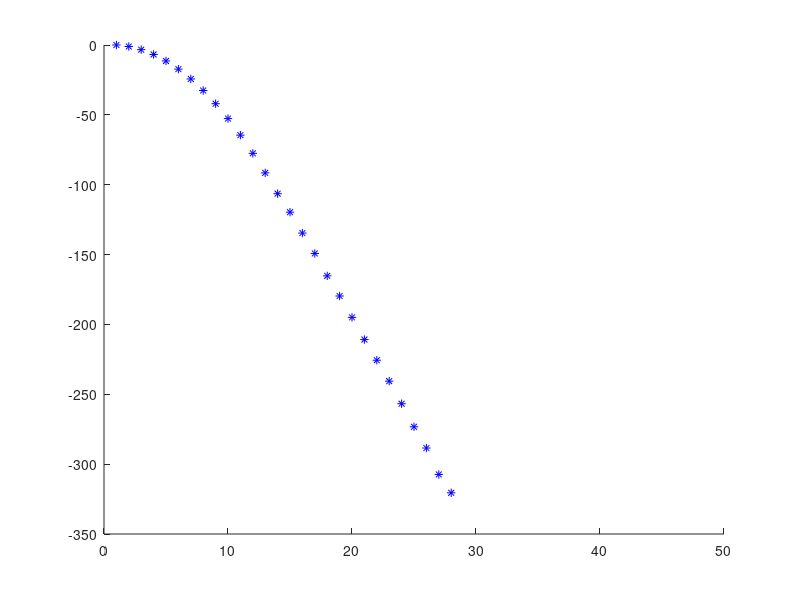
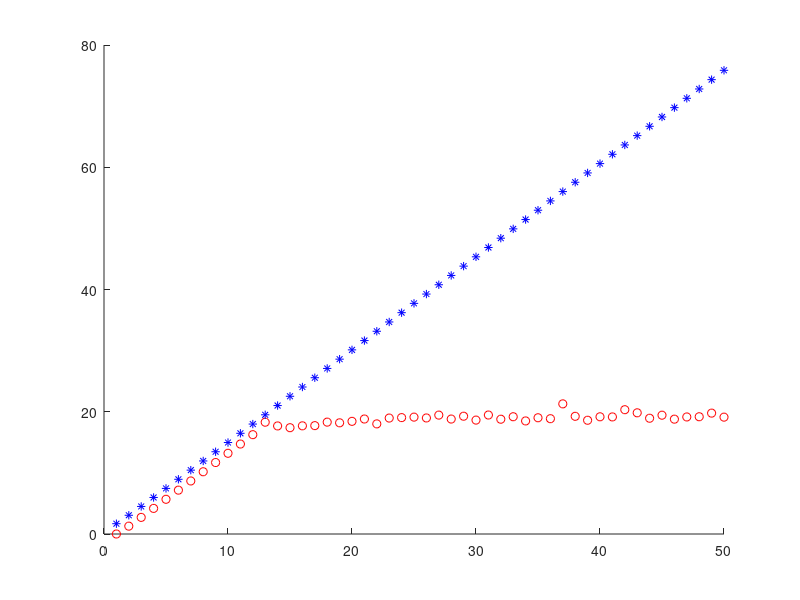

Write MATLAB code to recreate these figures, in order.
function Hilbert
    clear all
    close all
    n = 50;
    for k=1:n
        H = hilb(k);
        c(k) = cond(H);
        d(k) = det(H);
        ca(k) = ((sqrt(2)+1).^(4.*k + 4))./((2.^(15./4)).*sqrt(pi.*k))
    end
    
    figure(1)
    hold on
    plot(1:n,log10(abs(d)),'b*')
    
    figure(2)
    hold on
    plot(1:n,log10(c),'ro')
    plot(1:n,log10(ca),'b*')
    
